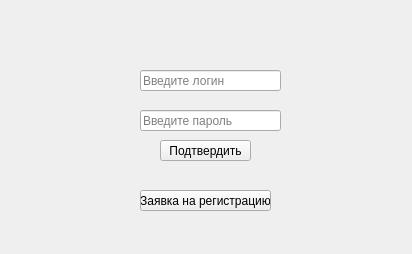
<?xml version="1.0" encoding="UTF-8"?>
<ui version="4.0">
 <class>Form</class>
 <widget class="QWidget" name="Form">
  <property name="geometry">
   <rect>
    <x>0</x>
    <y>0</y>
    <width>412</width>
    <height>254</height>
   </rect>
  </property>
  <property name="windowTitle">
   <string>Form</string>
  </property>
  <widget class="QPushButton" name="pushButton">
   <property name="geometry">
    <rect>
     <x>160</x>
     <y>140</y>
     <width>91</width>
     <height>21</height>
    </rect>
   </property>
   <property name="text">
    <string>Подтвердить</string>
   </property>
  </widget>
  <widget class="QLineEdit" name="lineEdit">
   <property name="geometry">
    <rect>
     <x>140</x>
     <y>70</y>
     <width>141</width>
     <height>21</height>
    </rect>
   </property>
   <property name="text">
    <string/>
   </property>
   <property name="placeholderText">
    <string>Введите логин</string>
   </property>
  </widget>
  <widget class="QLineEdit" name="lineEdit_2">
   <property name="geometry">
    <rect>
     <x>140</x>
     <y>110</y>
     <width>141</width>
     <height>21</height>
    </rect>
   </property>
   <property name="text">
    <string/>
   </property>
   <property name="placeholderText">
    <string>Введите пароль</string>
   </property>
  </widget>
  <widget class="QPushButton" name="pushButton_2">
   <property name="geometry">
    <rect>
     <x>140</x>
     <y>190</y>
     <width>131</width>
     <height>21</height>
    </rect>
   </property>
   <property name="text">
    <string>Заявка на регистрацию</string>
   </property>
  </widget>
 </widget>
 <resources/>
 <connections/>
</ui>
